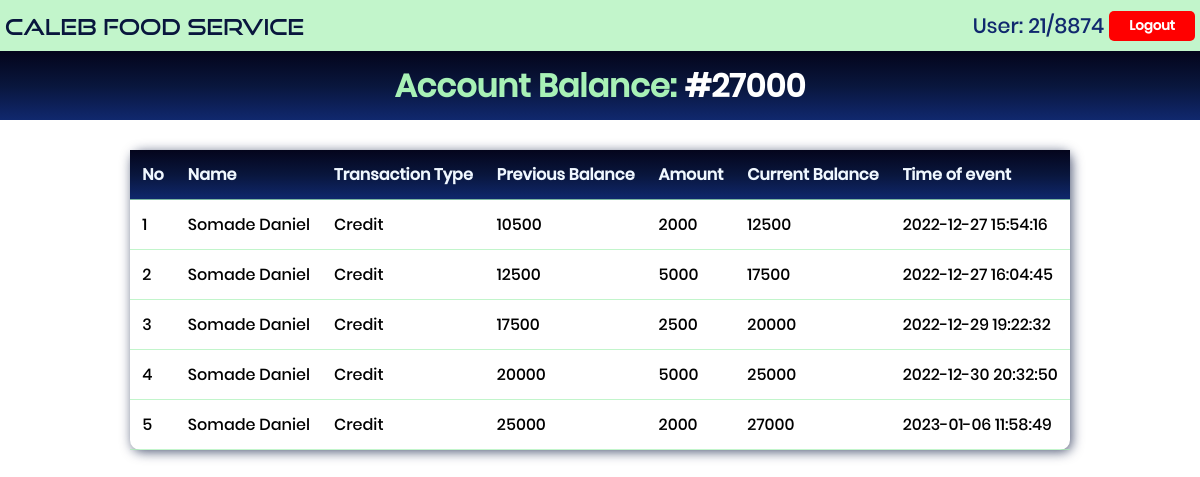
The page /Frontend/students (signed in) on the database its author committed.
### tables this page shows
CREATE TABLE `students_data` (
  `student_id` int(11) NOT NULL,
  `matric_number` varchar(8) NOT NULL,
  `name` varchar(50) NOT NULL,
  `card_number` varchar(20) NOT NULL,
  `balance` int(5) NOT NULL,
  `password` varchar(200) NOT NULL,
  `date_created` timestamp NOT NULL DEFAULT current_timestamp() ON UPDATE current_timestamp()
);

CREATE TABLE `logs` (
  `log_id` int(11) NOT NULL,
  `card_number` varchar(15) NOT NULL,
  `transaction_type` int(2) NOT NULL,
  `amount` int(11) NOT NULL,
  `previous_balance` int(11) NOT NULL,
  `balance` int(11) NOT NULL,
  `time` timestamp NOT NULL DEFAULT current_timestamp() ON UPDATE current_timestamp()
);

### Frontend/students/index.php (the view, shortened to what this page needs)
<?php
if(isset($_SESSION['username'])){
    $logged_in_user = $_SESSION['username'];
    include "../../backend/db_conn.php";
    $fetch_user_balance = mysqli_fetch_assoc(mysqli_query($conn, "SELECT * FROM students_data where matric_number='$logged_in_user'"));
    ?>
<!DOCTYPE html>
<html lang="en">
<head>
    <link rel="stylesheet" href="./index.css" />
</head>
<body>
    <div class="main">
        <div class="head">
            <a href="#" class="logo">Caleb Food Service</a>
            <div>
                <p>User: <?php echo $logged_in_user; ?></p>
                <a href="../../backend/process_logout.php" style="margin-left: 5px;">
                    <button
                        style="background-color: red;color: white; padding: 5px 20px; border-radius: 5px; border: none; font-weight: bold; cursor: pointer;">
                        Logout
                    </button>
                </a>
            </div>
        </div>
        <div class="amount_container">
            <h1>Account Balance:
                <a href="#">
                    #<?php echo $fetch_user_balance['balance']; ?>
                </a>
            </h1>
        </div>
        <div class="logtable">
            <table>
                <tr id="header">
                    <th>No</th>
                    <th>Name</th>
                    <th>Transaction Type</th>
                    <th>Previous Balance</th>
                    <th>Amount</th>
                    <th>Current Balance</th>
                    <th>Time of event</th>
                </tr>
                <?php
                $fetch_logs = mysqli_query($conn, "SELECT t1.log_id, t1.card_number, t2.name, t2.matric_number, t1.transaction_type, t1.amount, t1.previous_balance, t1.balance, t1.time FROM `logs`as t1 LEFT JOIN students_data as t2 on t1.card_number = t2.card_number WHERE matric_number='$logged_in_user'");
                $sn = 1;
                while($res = mysqli_fetch_assoc($fetch_logs)){
                ?>
                <tr>
                    <td><?php echo $sn; ?></td>
                    <td><?php echo $res['name']; ?></td>
                    <td><?php echo ($res['transaction_type'] == '0') ? "Credit" : "Debit" ; ?></td>
                    <td><?php echo $res['previous_balance']; ?></td>
                    <td><?php echo $res['amount']; ?></td>
                    <td><?php echo $res['balance']; ?></td>
                    <td><?php echo $res['time']; ?></td>
                </tr>
                <?php $sn ++; } ?>
            </table>
        </div>
    </div>
</body>
</html>
<?php
}else{
	header("location: ./index.php");
}
?>

### Frontend/students/index.css (style rules this page uses)
* { margin: 0; padding: 0; box-sizing: border-box; font-family: "poppins", sans-serif; }
body { overflow-x: hidden; width: 100%; padding: 0; margin: 0; }
.logo { display: block; font-family: "goodtimes"; text-decoration: none; font-size: 22px; color: #09163d; }
a { display: flex; align-items: center; text-decoration: none; color: aliceblue; padding: 0; }
.main { margin: 0 auto; }
.main .head { background: rgba(168, 241, 182, 0.7); display: flex; justify-content: space-between; align-items: center; padding: 10px 5px; color: #04051c; border-bottom: 1px solid #04051c; }
.main .head div { display: flex; }
.head p { font-size: 1.3rem; color: #10286e; }
.amount_container { width: 100%; display: flex; justify-content: space-around; align-items: center; background: linear-gradient(to top, #10286e, #09163d, #04051c); }
.amount_container h1 { display: flex; justify-content: space-between; align-items: center; text-align: center; max-width: 100%; margin-top: 10px; margin-bottom: 10px; color: rgba(168, 241, 182, 1); }
.amount_container h1 a { margin-left: 8px; color: #fff; }
.logtable { margin: 10px auto; padding: 20px 0; }
table { border-collapse: collapse; max-width: fit-content; margin: 0 auto; height: auto; box-shadow: 2px 2px 12px rgba(9, 22, 61, 0.7); border-radius: 10px; }
tr { transform: all 0.4s ease-in; }
th, td { padding: 12px; text-align: left; border-bottom: 1px solid rgba(168, 241, 182, 0.7); }
#header { background: linear-gradient(to top, #10286e, #09163d, #04051c); color: aliceblue; }

### rows shown on the page
students_data: balance "27000"
logs: students_data.name "Somade Daniel", transaction_type "Credit", previous_balance "10500", amount "2000", balance "12500", time "2022-12-27 15:54:16"
logs: students_data.name "Somade Daniel", transaction_type "Credit", previous_balance "12500", amount "5000", balance "17500", time "2022-12-27 16:04:45"
logs: students_data.name "Somade Daniel", transaction_type "Credit", previous_balance "17500", amount "2500", balance "20000", time "2022-12-29 19:22:32"
logs: students_data.name "Somade Daniel", transaction_type "Credit", previous_balance "20000", amount "5000", balance "25000", time "2022-12-30 20:32:50"
logs: students_data.name "Somade Daniel", transaction_type "Credit", previous_balance "25000", amount "2000", balance "27000", time "2023-01-06 11:58:49"

### other values the page prints
$logged_in_user "21/8874"
